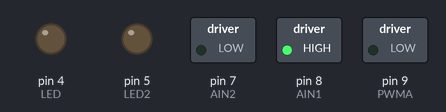
This sketch was run on a simulated Arduino Uno, built with avr-gcc and run on an emulated ATmega328P. Shown: switched loads named in the sketch (green lamp = pin HIGH), output pins drawn as LEDs (lit = HIGH). No radio packets arrive unless stated.

Above: at 0.2 s.
Timing chart, 0 to 1.7 s (numbered marks = the images above):
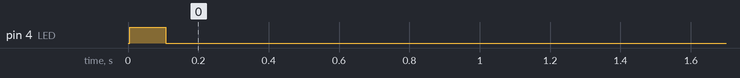

The sketch:

teste_motores.ino
```cpp
#include <SPI.h>
#include "nRF24L01.h"
#include "RF24.h"

int msg = 50;

int PWMA=9;
int AIN1=8;
int AIN2=7;

int channelA = 3; //TX

volatile unsigned long contadorA = 0;
volatile unsigned long contador = 0;

RF24 radio(10,A0);  //CE, CS

byte pipe[][6] = {"1Node","2Node","3Node","4Node"};

int LED = 4;
int LED2 = 5;

void setup() {
  radio.begin();

  radio.setPALevel(RF24_PA_MAX);
  radio.setDataRate(RF24_2MBPS);
  radio.setChannel(108);

  radio.openReadingPipe(1,pipe[0]);  //cetral->n0 pelo pipe1
  radio.openWritingPipe(pipe[1]);    //n0->central pelo pipe0

  // Start the radio listening for data
  radio.startListening();

  pinMode(channelA, INPUT);
  setMotorPin(PWMA, AIN1, AIN2);

  pinMode(LED, OUTPUT);
  digitalWrite(LED, HIGH);
  pinMode(LED2, OUTPUT);
}

void setMotorPin(int PWM, int IN1, int IN2) {
  pinMode(PWM, OUTPUT);
  pinMode(IN1, OUTPUT);
  pinMode(IN2, OUTPUT);

  digitalWrite(IN1, HIGH);
  digitalWrite(IN2, LOW);
}

void interruptEncoderPins(int channel, volatile unsigned long &contador_i) {
  //contador = 0;
  attachInterrupt(channel, soma, RISING);
  delay(100);
  detachInterrupt(channel);
  contador_i = contador;
}

void encoder() {
  interruptEncoderPins(channelA, contadorA);
}

void soma(){
  contador++;
}

void receive() {
  digitalWrite(LED2, LOW);
   if (radio.available()){
     while(radio.available()) {
      digitalWrite(LED2, HIGH);
      radio.read(&msg, sizeof(msg));
     }
  }
}

int novo_contador = 0;

void send_message() {
  int dado[2] = {contadorA, msg};
  radio.stopListening();
  digitalWrite(LED, HIGH);
  radio.write(dado, sizeof(dado));
  radio.startListening();
  digitalWrite(LED, LOW);
}

void move(int speed, int direction) {
  boolean inPin1 = LOW;
  boolean inPin2 = HIGH;

  if (direction == 1) {
    inPin1 = HIGH;
    inPin2 = LOW;
  }

  digitalWrite(AIN1, inPin1);
  digitalWrite(AIN2, inPin2);
  analogWrite(PWMA, speed);
}

void loop() {
  //receive();
  //int speed = map(msg,-100,100,-255,255);
  //move(abs(speed), (speed > 0 ? 1:0));
  encoder();
  send_message();
}
```

Measured:
- by itself, pin 4 (LED): HIGH → LOW at 0.11 s
